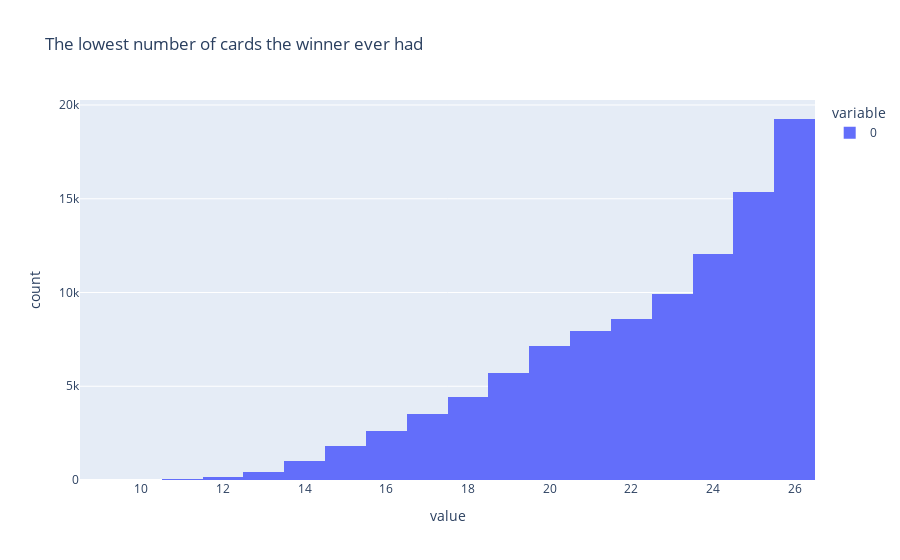

Notebook code for this chart:
### Code cell
mins = sims_sym.min(axis=0)
mins.hist(title="The lowest number of cards the winner ever had")

### Figure 1 — Plotly figure (JSON) as saved in the notebook; plotly's stock layout.template omitted (floating-point values rounded to 4 significant figures; data arrays with more than 128 entries replaced by an {"elided": "..."} marker saying what was removed)
{"data": [{"alignmentgroup": "True", "bingroup": "x", "hovertemplate": "variable=0<br>value=%{x}<br>count=%{y}<extra></extra>", "legendgroup": "0", "marker": {"color": "#636efa", "pattern": {"shape": ""}}, "name": "0", "offsetgroup": "0", "orientation": "v", "showlegend": true, "type": "histogram", "x": {"elided": "100000 int values"}, "xaxis": "x", "yaxis": "y"}], "layout": {"barmode": "relative", "legend": {"title": {"text": "variable"}, "tracegroupgap": 0}, "title": {"text": "The lowest number of cards the winner ever had"}, "xaxis": {"anchor": "y", "domain": [0, 1], "title": {"text": "value"}}, "yaxis": {"anchor": "x", "domain": [0, 1], "title": {"text": "count"}}}}
